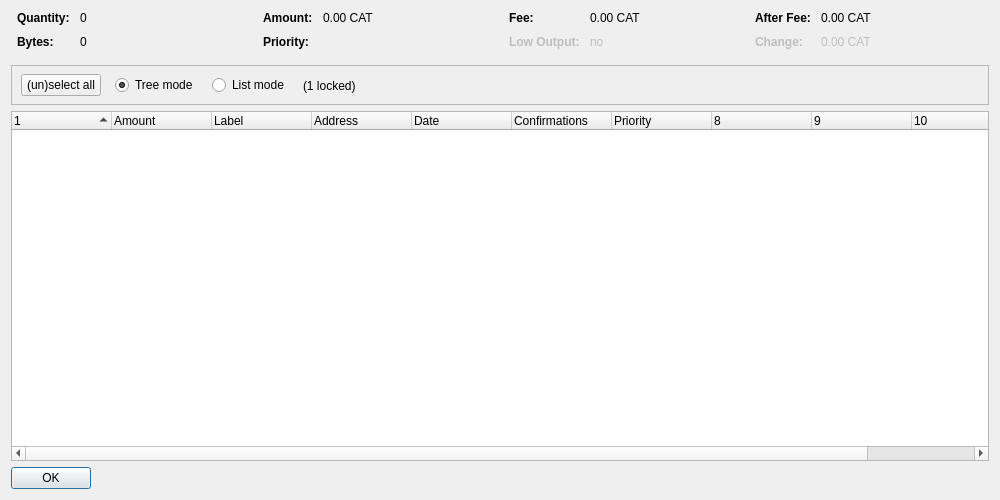
<?xml version="1.0" encoding="UTF-8"?>
<ui version="4.0">
 <class>CoinControlDialog</class>
 <widget class="QDialog" name="CoinControlDialog">
  <property name="geometry">
   <rect>
    <x>0</x>
    <y>0</y>
    <width>1000</width>
    <height>500</height>
   </rect>
  </property>
  <property name="windowTitle">
   <string>Coin Control Address Selection</string>
  </property>
  <layout class="QVBoxLayout" name="verticalLayout">
   <item>
    <layout class="QHBoxLayout" name="horizontalLayoutTop" stretch="0,0,0,0">
     <property name="topMargin">
      <number>0</number>
     </property>
     <property name="bottomMargin">
      <number>10</number>
     </property>
     <item>
      <layout class="QFormLayout" name="formLayoutCoinControl1">
       <property name="horizontalSpacing">
        <number>10</number>
       </property>
       <property name="verticalSpacing">
        <number>10</number>
       </property>
       <property name="leftMargin">
        <number>6</number>
       </property>
       <property name="rightMargin">
        <number>6</number>
       </property>
       <item row="0" column="0">
        <widget class="QLabel" name="labelCoinControlQuantityText">
         <property name="styleSheet">
          <string notr="true">font-weight:bold;</string>
         </property>
         <property name="text">
          <string>Quantity:</string>
         </property>
        </widget>
       </item>
       <item row="0" column="1">
        <widget class="QLabel" name="labelCoinControlQuantity">
         <property name="cursor">
          <cursorShape>IBeamCursor</cursorShape>
         </property>
         <property name="contextMenuPolicy">
          <enum>Qt::ActionsContextMenu</enum>
         </property>
         <property name="text">
          <string notr="true">0</string>
         </property>
         <property name="textInteractionFlags">
          <set>Qt::LinksAccessibleByMouse|Qt::TextSelectableByKeyboard|Qt::TextSelectableByMouse</set>
         </property>
        </widget>
       </item>
       <item row="1" column="0">
        <widget class="QLabel" name="labelCoinControlBytesText">
         <property name="styleSheet">
          <string notr="true">font-weight:bold;</string>
         </property>
         <property name="text">
          <string>Bytes:</string>
         </property>
        </widget>
       </item>
       <item row="1" column="1">
        <widget class="QLabel" name="labelCoinControlBytes">
         <property name="cursor">
          <cursorShape>IBeamCursor</cursorShape>
         </property>
         <property name="contextMenuPolicy">
          <enum>Qt::ActionsContextMenu</enum>
         </property>
         <property name="text">
          <string notr="true">0</string>
         </property>
         <property name="textInteractionFlags">
          <set>Qt::LinksAccessibleByMouse|Qt::TextSelectableByKeyboard|Qt::TextSelectableByMouse</set>
         </property>
        </widget>
       </item>
      </layout>
     </item>
     <item>
      <layout class="QFormLayout" name="formLayoutCoinControl2">
       <property name="horizontalSpacing">
        <number>10</number>
       </property>
       <property name="verticalSpacing">
        <number>10</number>
       </property>
       <property name="leftMargin">
        <number>6</number>
       </property>
       <property name="rightMargin">
        <number>6</number>
       </property>
       <item row="0" column="0">
        <widget class="QLabel" name="labelCoinControlAmountText">
         <property name="styleSheet">
          <string notr="true">font-weight:bold;</string>
         </property>
         <property name="text">
          <string>Amount:</string>
         </property>
        </widget>
       </item>
       <item row="0" column="1">
        <widget class="QLabel" name="labelCoinControlAmount">
         <property name="cursor">
          <cursorShape>IBeamCursor</cursorShape>
         </property>
         <property name="contextMenuPolicy">
          <enum>Qt::ActionsContextMenu</enum>
         </property>
         <property name="text">
          <string notr="true">0.00 CAT</string>
         </property>
         <property name="textInteractionFlags">
          <set>Qt::LinksAccessibleByMouse|Qt::TextSelectableByKeyboard|Qt::TextSelectableByMouse</set>
         </property>
        </widget>
       </item>
       <item row="1" column="0">
        <widget class="QLabel" name="labelCoinControlPriorityText">
         <property name="styleSheet">
          <string notr="true">font-weight:bold;</string>
         </property>
         <property name="text">
          <string>Priority:</string>
         </property>
        </widget>
       </item>
       <item row="1" column="1">
        <widget class="QLabel" name="labelCoinControlPriority">
         <property name="cursor">
          <cursorShape>IBeamCursor</cursorShape>
         </property>
         <property name="contextMenuPolicy">
          <enum>Qt::ActionsContextMenu</enum>
         </property>
         <property name="textInteractionFlags">
          <set>Qt::LinksAccessibleByMouse|Qt::TextSelectableByKeyboard|Qt::TextSelectableByMouse</set>
         </property>
        </widget>
       </item>
      </layout>
     </item>
     <item>
      <layout class="QFormLayout" name="formLayoutCoinControl3">
       <property name="horizontalSpacing">
        <number>10</number>
       </property>
       <property name="verticalSpacing">
        <number>10</number>
       </property>
       <property name="leftMargin">
        <number>6</number>
       </property>
       <property name="rightMargin">
        <number>6</number>
       </property>
       <item row="0" column="0">
        <widget class="QLabel" name="labelCoinControlFeeText">
         <property name="styleSheet">
          <string notr="true">font-weight:bold;</string>
         </property>
         <property name="text">
          <string>Fee:</string>
         </property>
        </widget>
       </item>
       <item row="0" column="1">
        <widget class="QLabel" name="labelCoinControlFee">
         <property name="cursor">
          <cursorShape>IBeamCursor</cursorShape>
         </property>
         <property name="contextMenuPolicy">
          <enum>Qt::ActionsContextMenu</enum>
         </property>
         <property name="text">
          <string notr="true">0.00 CAT</string>
         </property>
         <property name="textInteractionFlags">
          <set>Qt::LinksAccessibleByMouse|Qt::TextSelectableByKeyboard|Qt::TextSelectableByMouse</set>
         </property>
        </widget>
       </item>
       <item row="1" column="0">
        <widget class="QLabel" name="labelCoinControlLowOutputText">
         <property name="enabled">
          <bool>false</bool>
         </property>
         <property name="styleSheet">
          <string notr="true">font-weight:bold;</string>
         </property>
         <property name="text">
          <string>Low Output:</string>
         </property>
        </widget>
       </item>
       <item row="1" column="1">
        <widget class="QLabel" name="labelCoinControlLowOutput">
         <property name="enabled">
          <bool>false</bool>
         </property>
         <property name="cursor">
          <cursorShape>IBeamCursor</cursorShape>
         </property>
         <property name="contextMenuPolicy">
          <enum>Qt::ActionsContextMenu</enum>
         </property>
         <property name="text">
          <string>no</string>
         </property>
         <property name="textInteractionFlags">
          <set>Qt::LinksAccessibleByMouse|Qt::TextSelectableByKeyboard|Qt::TextSelectableByMouse</set>
         </property>
        </widget>
       </item>
      </layout>
     </item>
     <item>
      <layout class="QFormLayout" name="formLayoutCoinControl4">
       <property name="horizontalSpacing">
        <number>10</number>
       </property>
       <property name="verticalSpacing">
        <number>10</number>
       </property>
       <property name="leftMargin">
        <number>6</number>
       </property>
       <property name="rightMargin">
        <number>6</number>
       </property>
       <item row="0" column="0">
        <widget class="QLabel" name="labelCoinControlAfterFeeText">
         <property name="styleSheet">
          <string notr="true">font-weight:bold;</string>
         </property>
         <property name="text">
          <string>After Fee:</string>
         </property>
        </widget>
       </item>
       <item row="0" column="1">
        <widget class="QLabel" name="labelCoinControlAfterFee">
         <property name="cursor">
          <cursorShape>IBeamCursor</cursorShape>
         </property>
         <property name="contextMenuPolicy">
          <enum>Qt::ActionsContextMenu</enum>
         </property>
         <property name="text">
          <string notr="true">0.00 CAT</string>
         </property>
         <property name="textInteractionFlags">
          <set>Qt::LinksAccessibleByMouse|Qt::TextSelectableByKeyboard|Qt::TextSelectableByMouse</set>
         </property>
        </widget>
       </item>
       <item row="1" column="0">
        <widget class="QLabel" name="labelCoinControlChangeText">
         <property name="enabled">
          <bool>false</bool>
         </property>
         <property name="styleSheet">
          <string notr="true">font-weight:bold;</string>
         </property>
         <property name="text">
          <string>Change:</string>
         </property>
        </widget>
       </item>
       <item row="1" column="1">
        <widget class="QLabel" name="labelCoinControlChange">
         <property name="enabled">
          <bool>false</bool>
         </property>
         <property name="cursor">
          <cursorShape>IBeamCursor</cursorShape>
         </property>
         <property name="contextMenuPolicy">
          <enum>Qt::ActionsContextMenu</enum>
         </property>
         <property name="text">
          <string notr="true">0.00 CAT</string>
         </property>
         <property name="textInteractionFlags">
          <set>Qt::LinksAccessibleByMouse|Qt::TextSelectableByKeyboard|Qt::TextSelectableByMouse</set>
         </property>
        </widget>
       </item>
      </layout>
     </item>
    </layout>
   </item>
   <item>
    <widget class="QFrame" name="frame">
     <property name="minimumSize">
      <size>
       <width>0</width>
       <height>40</height>
      </size>
     </property>
     <property name="frameShape">
      <enum>QFrame::StyledPanel</enum>
     </property>
     <property name="frameShadow">
      <enum>QFrame::Sunken</enum>
     </property>
     <widget class="QWidget" name="horizontalLayoutWidget">
      <property name="geometry">
       <rect>
        <x>10</x>
        <y>0</y>
        <width>781</width>
        <height>41</height>
       </rect>
      </property>
      <layout class="QHBoxLayout" name="horizontalLayoutPanel" stretch="0,0,0,0,0">
       <property name="spacing">
        <number>14</number>
       </property>
       <item>
        <widget class="QPushButton" name="pushButtonSelectAll">
         <property name="sizePolicy">
          <sizepolicy hsizetype="Maximum" vsizetype="Fixed">
           <horstretch>0</horstretch>
           <verstretch>0</verstretch>
          </sizepolicy>
         </property>
         <property name="text">
          <string>(un)select all</string>
         </property>
        </widget>
       </item>
       <item>
        <widget class="QRadioButton" name="radioTreeMode">
         <property name="sizePolicy">
          <sizepolicy hsizetype="Maximum" vsizetype="Fixed">
           <horstretch>0</horstretch>
           <verstretch>0</verstretch>
          </sizepolicy>
         </property>
         <property name="text">
          <string>Tree mode</string>
         </property>
         <property name="checked">
          <bool>true</bool>
         </property>
        </widget>
       </item>
       <item>
        <widget class="QRadioButton" name="radioListMode">
         <property name="sizePolicy">
          <sizepolicy hsizetype="Maximum" vsizetype="Fixed">
           <horstretch>0</horstretch>
           <verstretch>0</verstretch>
          </sizepolicy>
         </property>
         <property name="text">
          <string>List mode</string>
         </property>
        </widget>
       </item>
       <item>
        <widget class="QLabel" name="labelLocked">
         <property name="text">
          <string>(1 locked)</string>
         </property>
        </widget>
       </item>
       <item>
        <spacer name="horizontalSpacer">
         <property name="orientation">
          <enum>Qt::Horizontal</enum>
         </property>
         <property name="sizeHint" stdset="0">
          <size>
           <width>40</width>
           <height>20</height>
          </size>
         </property>
        </spacer>
       </item>
      </layout>
     </widget>
    </widget>
   </item>
   <item>
    <widget class="CoinControlTreeWidget" name="treeWidget">
     <property name="contextMenuPolicy">
      <enum>Qt::CustomContextMenu</enum>
     </property>
     <property name="sortingEnabled">
      <bool>false</bool>
     </property>
     <property name="columnCount">
      <number>11</number>
     </property>
     <attribute name="headerShowSortIndicator" stdset="0">
      <bool>true</bool>
     </attribute>
     <attribute name="headerStretchLastSection">
      <bool>false</bool>
     </attribute>
     <column>
      <property name="text">
       <string/>
      </property>
     </column>
     <column>
      <property name="text">
       <string>Amount</string>
      </property>
     </column>
     <column>
      <property name="text">
       <string notr="true">Label</string>
      </property>
     </column>
     <column>
      <property name="text">
       <string>Address</string>
      </property>
     </column>
     <column>
      <property name="text">
       <string>Date</string>
      </property>
     </column>
     <column>
      <property name="text">
       <string>Confirmations</string>
      </property>
      <property name="toolTip">
       <string>Confirmed</string>
      </property>
     </column>
     <column>
      <property name="text">
       <string>Priority</string>
      </property>
     </column>
     <column>
      <property name="text">
       <string/>
      </property>
     </column>
     <column>
      <property name="text">
       <string/>
      </property>
     </column>
     <column>
      <property name="text">
       <string/>
      </property>
     </column>
     <column>
      <property name="text">
       <string/>
      </property>
     </column>
    </widget>
   </item>
   <item>
    <widget class="QDialogButtonBox" name="buttonBox">
     <property name="sizePolicy">
      <sizepolicy hsizetype="Maximum" vsizetype="Fixed">
       <horstretch>0</horstretch>
       <verstretch>0</verstretch>
      </sizepolicy>
     </property>
     <property name="orientation">
      <enum>Qt::Horizontal</enum>
     </property>
     <property name="standardButtons">
      <set>QDialogButtonBox::Ok</set>
     </property>
    </widget>
   </item>
  </layout>
 </widget>
 <customwidgets>
  <customwidget>
   <class>CoinControlTreeWidget</class>
   <extends>QTreeWidget</extends>
   <header>coincontroltreewidget.h</header>
  </customwidget>
 </customwidgets>
 <resources/>
 <connections/>
</ui>
